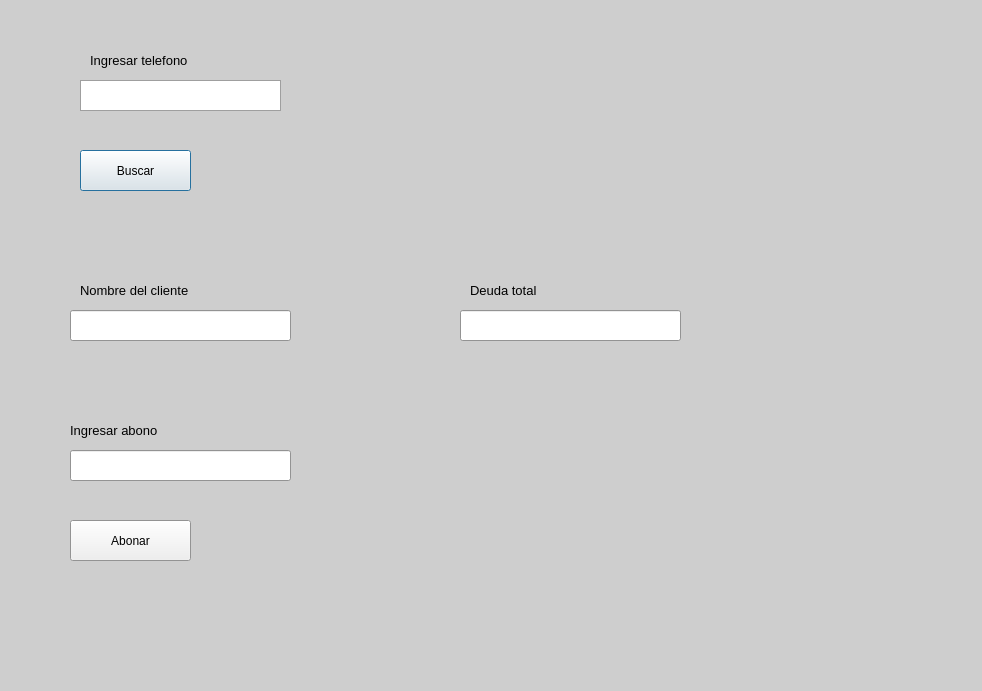
<?xml version="1.0" encoding="UTF-8"?>
<ui version="4.0">
 <class>Dialog</class>
 <widget class="QDialog" name="Dialog">
  <property name="geometry">
   <rect>
    <x>0</x>
    <y>0</y>
    <width>982</width>
    <height>691</height>
   </rect>
  </property>
  <property name="palette">
   <palette>
    <active>
     <colorrole role="Base">
      <brush brushstyle="SolidPattern">
       <color alpha="255">
        <red>255</red>
        <green>255</green>
        <blue>255</blue>
       </color>
      </brush>
     </colorrole>
     <colorrole role="Window">
      <brush brushstyle="SolidPattern">
       <color alpha="255">
        <red>206</red>
        <green>206</green>
        <blue>206</blue>
       </color>
      </brush>
     </colorrole>
    </active>
    <inactive>
     <colorrole role="Base">
      <brush brushstyle="SolidPattern">
       <color alpha="255">
        <red>255</red>
        <green>255</green>
        <blue>255</blue>
       </color>
      </brush>
     </colorrole>
     <colorrole role="Window">
      <brush brushstyle="SolidPattern">
       <color alpha="255">
        <red>206</red>
        <green>206</green>
        <blue>206</blue>
       </color>
      </brush>
     </colorrole>
    </inactive>
    <disabled>
     <colorrole role="Base">
      <brush brushstyle="SolidPattern">
       <color alpha="255">
        <red>206</red>
        <green>206</green>
        <blue>206</blue>
       </color>
      </brush>
     </colorrole>
     <colorrole role="Window">
      <brush brushstyle="SolidPattern">
       <color alpha="255">
        <red>206</red>
        <green>206</green>
        <blue>206</blue>
       </color>
      </brush>
     </colorrole>
    </disabled>
   </palette>
  </property>
  <property name="windowTitle">
   <string>Dialog</string>
  </property>
  <widget class="QLabel" name="label">
   <property name="geometry">
    <rect>
     <x>90</x>
     <y>50</y>
     <width>321</width>
     <height>21</height>
    </rect>
   </property>
   <property name="font">
    <font>
     <pointsize>10</pointsize>
    </font>
   </property>
   <property name="text">
    <string>Ingresar telefono </string>
   </property>
  </widget>
  <widget class="QTextEdit" name="identificador">
   <property name="geometry">
    <rect>
     <x>80</x>
     <y>80</y>
     <width>201</width>
     <height>31</height>
    </rect>
   </property>
   <property name="html">
    <string>&lt;!DOCTYPE HTML PUBLIC &quot;-//W3C//DTD HTML 4.0//EN&quot; &quot;http://www.w3.org/TR/REC-html40/strict.dtd&quot;&gt;
&lt;html&gt;&lt;head&gt;&lt;meta name=&quot;qrichtext&quot; content=&quot;1&quot; /&gt;&lt;style type=&quot;text/css&quot;&gt;
p, li { white-space: pre-wrap; }
&lt;/style&gt;&lt;/head&gt;&lt;body style=&quot; font-family:'MS Shell Dlg 2'; font-size:7.8pt; font-weight:400; font-style:normal;&quot;&gt;
&lt;p style=&quot;-qt-paragraph-type:empty; margin-top:0px; margin-bottom:0px; margin-left:0px; margin-right:0px; -qt-block-indent:0; text-indent:0px;&quot;&gt;&lt;br /&gt;&lt;/p&gt;&lt;/body&gt;&lt;/html&gt;</string>
   </property>
  </widget>
  <widget class="QPushButton" name="buscarUsuario">
   <property name="geometry">
    <rect>
     <x>80</x>
     <y>150</y>
     <width>111</width>
     <height>41</height>
    </rect>
   </property>
   <property name="font">
    <font>
     <pointsize>9</pointsize>
    </font>
   </property>
   <property name="text">
    <string>Buscar</string>
   </property>
  </widget>
  <widget class="QLabel" name="label_2">
   <property name="geometry">
    <rect>
     <x>80</x>
     <y>280</y>
     <width>221</width>
     <height>21</height>
    </rect>
   </property>
   <property name="font">
    <font>
     <pointsize>10</pointsize>
    </font>
   </property>
   <property name="text">
    <string>Nombre del cliente</string>
   </property>
  </widget>
  <widget class="QLineEdit" name="nombreCliente">
   <property name="geometry">
    <rect>
     <x>70</x>
     <y>310</y>
     <width>221</width>
     <height>31</height>
    </rect>
   </property>
   <property name="readOnly">
    <bool>true</bool>
   </property>
  </widget>
  <widget class="QLabel" name="label_3">
   <property name="geometry">
    <rect>
     <x>470</x>
     <y>280</y>
     <width>221</width>
     <height>21</height>
    </rect>
   </property>
   <property name="font">
    <font>
     <pointsize>10</pointsize>
    </font>
   </property>
   <property name="text">
    <string>Deuda total</string>
   </property>
  </widget>
  <widget class="QLineEdit" name="deudaCliente">
   <property name="geometry">
    <rect>
     <x>460</x>
     <y>310</y>
     <width>221</width>
     <height>31</height>
    </rect>
   </property>
   <property name="readOnly">
    <bool>true</bool>
   </property>
  </widget>
  <widget class="QLabel" name="label_4">
   <property name="geometry">
    <rect>
     <x>70</x>
     <y>415</y>
     <width>131</width>
     <height>31</height>
    </rect>
   </property>
   <property name="font">
    <font>
     <pointsize>10</pointsize>
    </font>
   </property>
   <property name="text">
    <string>Ingresar abono</string>
   </property>
  </widget>
  <widget class="QLineEdit" name="abono">
   <property name="geometry">
    <rect>
     <x>70</x>
     <y>450</y>
     <width>221</width>
     <height>31</height>
    </rect>
   </property>
  </widget>
  <widget class="QPushButton" name="abonarDeuda">
   <property name="geometry">
    <rect>
     <x>70</x>
     <y>520</y>
     <width>121</width>
     <height>41</height>
    </rect>
   </property>
   <property name="font">
    <font>
     <pointsize>9</pointsize>
    </font>
   </property>
   <property name="text">
    <string>Abonar</string>
   </property>
  </widget>
 </widget>
 <resources/>
 <connections/>
</ui>
